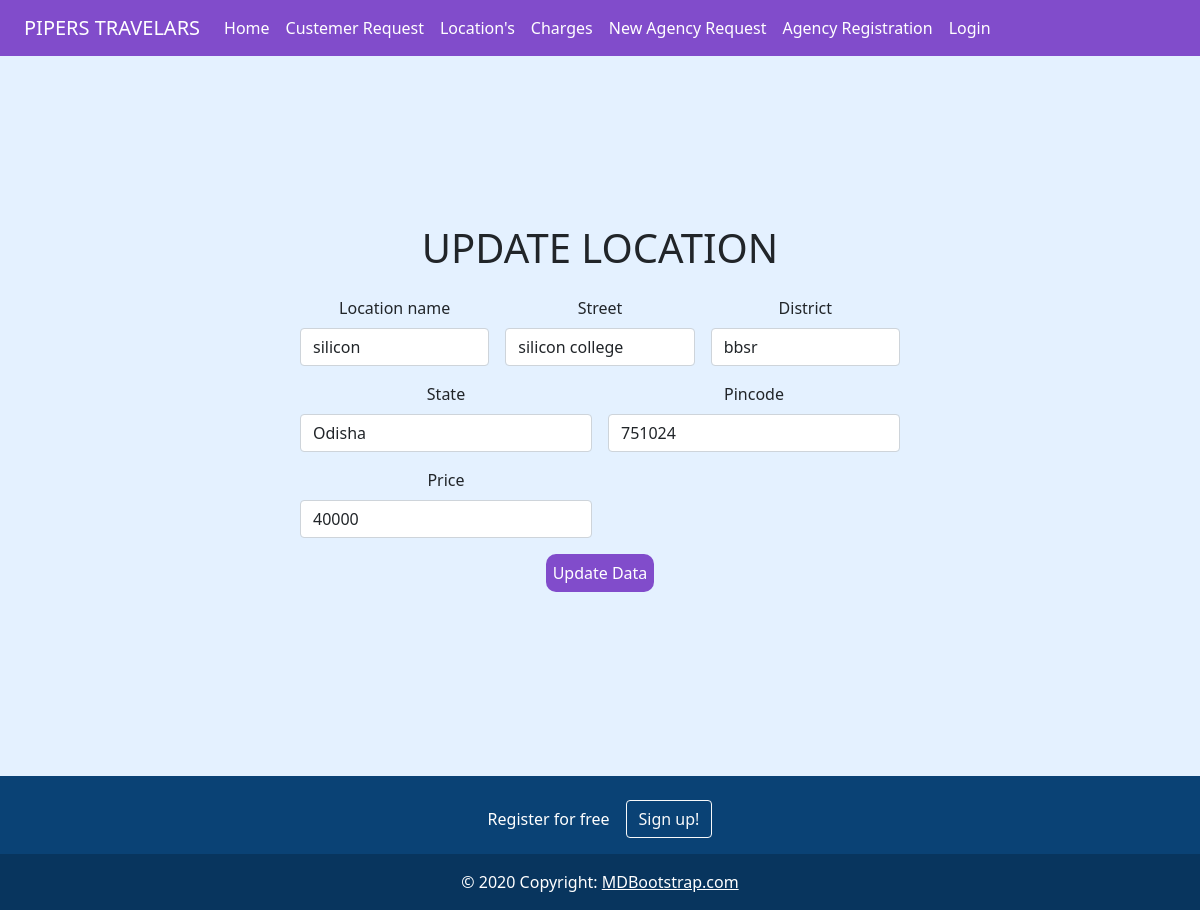
The page /manager/locationUpdate.php?id=1 on the database its author committed.
### tables this page shows
CREATE TABLE `location` (
  `id` int(10) NOT NULL,
  `name` varchar(255) NOT NULL,
  `street` varchar(255) NOT NULL,
  `district` varchar(255) NOT NULL,
  `state` varchar(255) NOT NULL,
  `pincode` int(7) NOT NULL,
  `price` float NOT NULL
);

### manager/locationUpdate.php (the view, shortened to what this page needs)
<!DOCTYPE html>
<html lang="en">
<head>
</head>
<body class="bgcolor">
    <?php
    include_once 'Navbar.php';
    require_once "db-connect.php";
    $lid = $_GET['id'];
    $qry = "SELECT * FROM location WHERE id='$lid'";
    $res = $conn->query($qry);
    $sid = $res->fetch_assoc();
    ?>
    <div class="box d-flex align-items-center justify-content-center">
        <div class="w-50 text-center">
            <form class="row rounded g-3 needs-validation " action="update-location.php" method="post" novalidate>
                <h1 class="text-center">UPDATE LOCATION</h1>
                <div class="col-md-4 position-relative">
                    <label for="validationTooltip01" class="form-label">Location name</label>
                    <input type="text" class="form-control" id="validationTooltip01" name="name" value="<?php echo $sid['name'] ?>" required>
                </div>
                <div class="col-md-4 position-relative">
                    <label for="validationTooltip02" class="form-label">Street</label>
                    <input type="text" class="form-control" id="validationTooltip02" name="street" value="<?php echo $sid['street'] ?>" required>
                </div>
                <div class="col-md-4 position-relative">
                    <label for="validationTooltipUsername" class="form-label">District</label>
                    <div class="input-group has-validation">
                        <input type="text" class="form-control" name="district" id="validationTooltipUsername" value="<?php echo $sid['district'] ?>" required>
                    </div>
                </div>
                <div class="col-md-6 position-relative">
                    <label for="validationTooltip03" class="form-label">State</label>
                    <input type="text" name="state" class="form-control" id="validationTooltip03" value="<?php echo $sid['state'] ?>" required>
                </div>
                <div class="col-md-6 position-relative">
                    <label for="validationTooltip03" class="form-label">Pincode</label>
                    <input type="text" name="pincode" class="form-control" id="validationTooltip03" value="<?php echo $sid['pincode'] ?>" required>
                </div>
                <div class="col-md-6 position-relative">
                    <label for="validationTooltip03" class="form-label">Price</label>
                    <input type="text" name="price" class="form-control" id="validationTooltip03" value="<?php echo $sid['price'] ?>" required>
                </div>
                <div class="col-12 mb-3">
                    <button class="mybtn" style="color: white; padding: 7px;" type="submit" name="updateLocation">Update Data</button>
                </div>
            </form>
        </div>
    </div>
    <?php
    include_once "footer.php";
    ?>
</body>
</html>

### style/style.css (style rules this page uses)
.bgcolor { background-color: #e4f1ff; }
.box { height: 90vh; }
.mybtn { border: none; border-radius: 10px; background-color: #814ccb; border-color: #814ccb; }

### rows shown on the page
location: name "silicon", street "silicon college", district "bbsr", state "Odisha", pincode "751024", price "40000"
